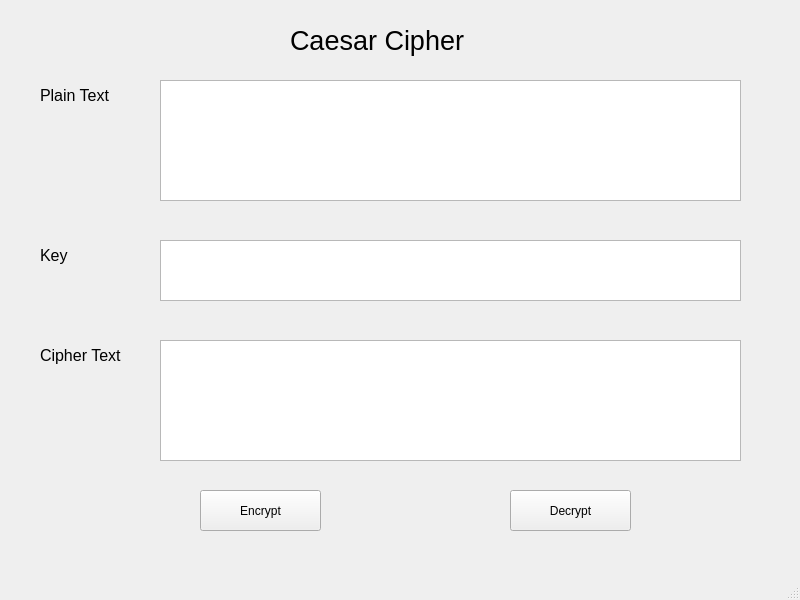
<?xml version="1.0" encoding="UTF-8"?>
<ui version="4.0">
 <class>MainWindow</class>
 <widget class="QMainWindow" name="MainWindow">
  <property name="geometry">
   <rect>
    <x>0</x>
    <y>0</y>
    <width>800</width>
    <height>600</height>
   </rect>
  </property>
  <property name="windowTitle">
   <string>MainWindow</string>
  </property>
  <widget class="QWidget" name="centralwidget">
   <widget class="QLabel" name="label">
    <property name="geometry">
     <rect>
      <x>290</x>
      <y>0</y>
      <width>221</width>
      <height>81</height>
     </rect>
    </property>
    <property name="font">
     <font>
      <pointsize>20</pointsize>
     </font>
    </property>
    <property name="text">
     <string>Caesar Cipher</string>
    </property>
   </widget>
   <widget class="QLabel" name="label_2">
    <property name="geometry">
     <rect>
      <x>40</x>
      <y>80</y>
      <width>161</width>
      <height>31</height>
     </rect>
    </property>
    <property name="font">
     <font>
      <pointsize>12</pointsize>
     </font>
    </property>
    <property name="text">
     <string>Plain Text</string>
    </property>
   </widget>
   <widget class="QLabel" name="label_3">
    <property name="geometry">
     <rect>
      <x>40</x>
      <y>240</y>
      <width>161</width>
      <height>31</height>
     </rect>
    </property>
    <property name="font">
     <font>
      <pointsize>12</pointsize>
     </font>
    </property>
    <property name="text">
     <string>Key</string>
    </property>
   </widget>
   <widget class="QLabel" name="label_4">
    <property name="geometry">
     <rect>
      <x>40</x>
      <y>340</y>
      <width>161</width>
      <height>31</height>
     </rect>
    </property>
    <property name="font">
     <font>
      <pointsize>12</pointsize>
     </font>
    </property>
    <property name="text">
     <string>Cipher Text</string>
    </property>
   </widget>
   <widget class="QTextEdit" name="textEdit">
    <property name="geometry">
     <rect>
      <x>160</x>
      <y>80</y>
      <width>581</width>
      <height>121</height>
     </rect>
    </property>
   </widget>
   <widget class="QTextEdit" name="textEdit_2">
    <property name="geometry">
     <rect>
      <x>160</x>
      <y>240</y>
      <width>581</width>
      <height>61</height>
     </rect>
    </property>
   </widget>
   <widget class="QTextEdit" name="textEdit_3">
    <property name="geometry">
     <rect>
      <x>160</x>
      <y>340</y>
      <width>581</width>
      <height>121</height>
     </rect>
    </property>
   </widget>
   <widget class="QPushButton" name="pushButton">
    <property name="geometry">
     <rect>
      <x>200</x>
      <y>490</y>
      <width>121</width>
      <height>41</height>
     </rect>
    </property>
    <property name="text">
     <string>Encrypt</string>
    </property>
   </widget>
   <widget class="QPushButton" name="pushButton_2">
    <property name="geometry">
     <rect>
      <x>510</x>
      <y>490</y>
      <width>121</width>
      <height>41</height>
     </rect>
    </property>
    <property name="text">
     <string>Decrypt</string>
    </property>
   </widget>
  </widget>
  <widget class="QMenuBar" name="menubar">
   <property name="geometry">
    <rect>
     <x>0</x>
     <y>0</y>
     <width>800</width>
     <height>26</height>
    </rect>
   </property>
  </widget>
  <widget class="QStatusBar" name="statusbar"/>
 </widget>
 <resources/>
 <connections/>
</ui>
